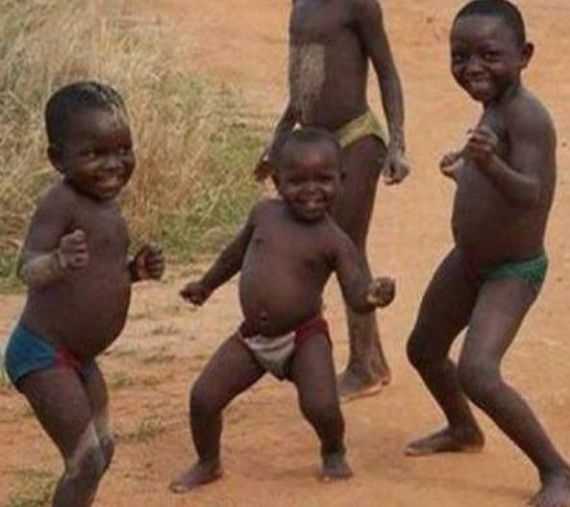
#> input picture images/pics/boys.jpg, 570 x 507 px, given as the content of the folder argus, which was not available
$ python coco_split.py
#> lines starting #> are read from the running program, lines starting #| are printed output that depends on the picture; pictures that were not available may be replaced by others from this repository, and a replacement may not be noted
import cv2

import glob
import json

fdir = 'argus'
tdir = 'argus100'

files = glob.glob(fdir+"/*.json")
files.sort()


print(files)
num = 10
for f in files:
    t = f.replace(fdir, tdir)

    with open(f) as json_file:
        data = json.load(json_file)
        print(data)
        img_name=data['images'][0]['file_name']
        height=data['images'][0]['height']
        width=data['images'][0]['width']

        w = width//num
        h = height//num
        for i in range(0,width,w):
            for j in range(0,height,h):
                js = {'images':[],'categories':[],'annotations':[]}
                js['images'].append(data['images'][0])
                js['images'][0]['file_name'] = img_name.replace(".jpg", f"-{i}-{j}.jpg")
                js['categories'] = data['categories']
                print(i,i+w,j,j+h)
                tl = t.replace(".json", f"-{i}-{j}.json")
                for a in data['annotations']:
                    if i < a['bbox'][0] and a['bbox'][0] < (i+w) and j < a['bbox'][1] and a['bbox'][1] < (j+h):
                        a['bbox'][0] -= i
                        a['bbox'][1] -= j
                        # for s in a['segmentation'][0]:
                        a['segmentation'][0][::2] = list(map(lambda x: x - i, a['segmentation'][0][::2]))
                        a['segmentation'][0][1::2] = list(map(lambda x: x - j, a['segmentation'][0][1::2]))
                        js['annotations'].append(a)
                with open(tl, 'w') as outfile:
                    json.dump(js, outfile)
    # break


files = glob.glob(fdir+"/*.jpg")
files.sort()

# print(files)
num = 10
for f in files:

    img_name=f

    res_name = img_name.replace(fdir, tdir)
    print(res_name)

    img = cv2.imread(img_name)
#> img is the input picture: shape (507, 570, 3); mean B, G, R 75.7, 98.8, 129.9
    height, width, channels = img.shape
#> height = 507; width = 570; channels = 3
    h = height//num
#> h = 50
    w = width//num
#> w = 57
    for i in range(0,width,w):
        for j in range(0,height,h):
            print(i,i+w,j,j+h)
            clp = img[j:j+h, i:i+w]
            tl = res_name.replace(".jpg", f"-{i}-{j}.jpg")
            cv2.imwrite(tl, clp)
#> this loop made 10 passes
#> pass 1, `cv2.imwrite(tl, clp)`:
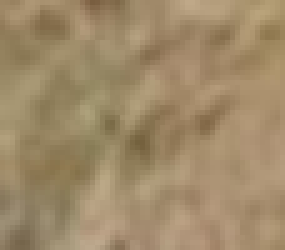
#> saved as boys-0-0.jpg: shape (50, 57, 3) (shown 5 times larger); mean B, G, R 105, 138.2, 159.6
#> pass 1, `cv2.imwrite(tl, clp)`:
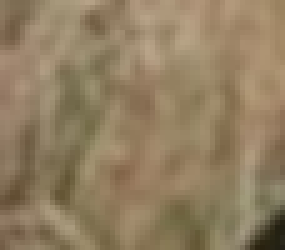
#> saved as boys-0-50.jpg: shape (50, 57, 3) (shown 5 times larger); mean B, G, R 97.2, 126.5, 145.4
#> pass 1, `cv2.imwrite(tl, clp)`:
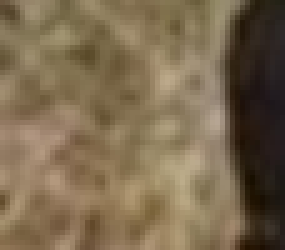
#> saved as boys-0-100.jpg: shape (50, 57, 3) (shown 5 times larger); mean B, G, R 79, 105.4, 123.4
#> pass 1, `cv2.imwrite(tl, clp)`:
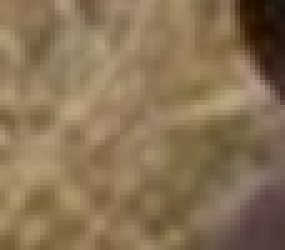
#> saved as boys-0-150.jpg: shape (50, 57, 3) (shown 5 times larger); mean B, G, R 84.8, 114.7, 137.1
    # break
